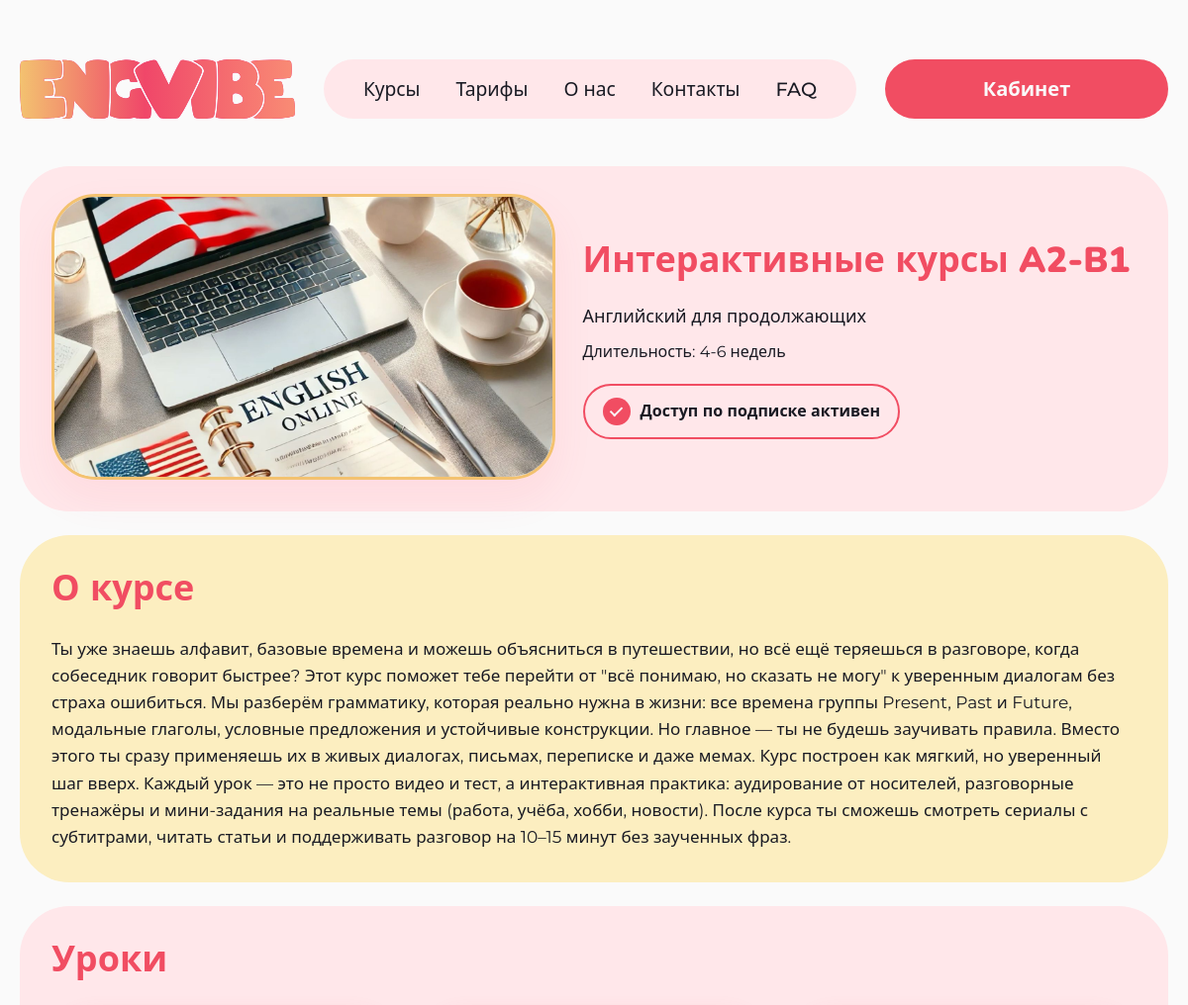
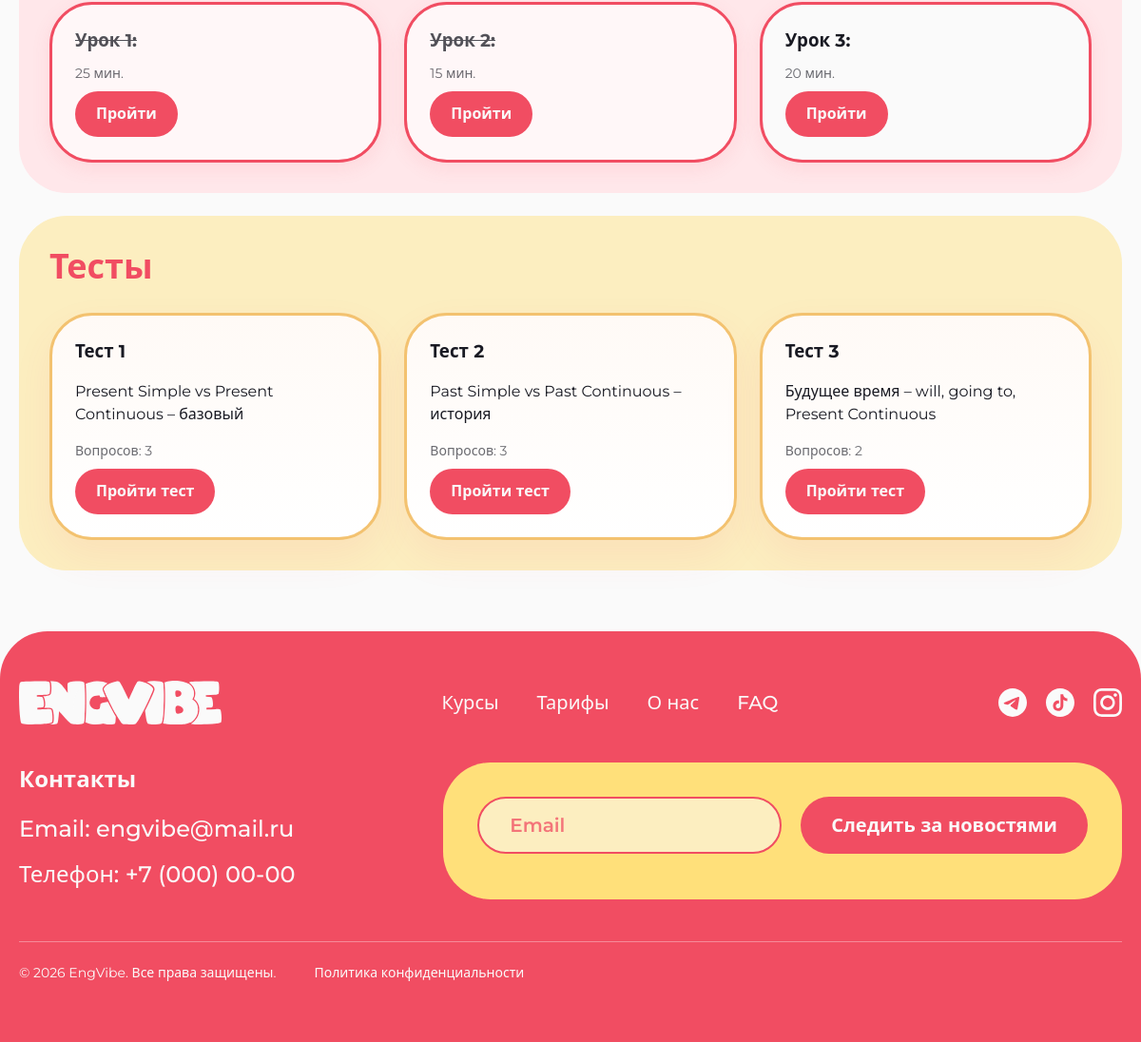
Page /courses/interaktivnye-kursy-A2-B1/ (signed in) on the committed database (2 pictures, top to bottom).
### core/models.py (models this page shows, shortened)
class Course(models.Model):
    class Meta:
        verbose_name = 'Курс'
        verbose_name_plural = 'Курсы'
        ordering = ['order', '-created_at']
    title = models.CharField(max_length=255, verbose_name='Название')
    slug = models.SlugField(unique=True, verbose_name='URL-идентификатор (slug)')
    level = models.CharField(max_length=50, default='A1-A2', verbose_name='Уровень')
    short_description = models.CharField(max_length=300, verbose_name='Краткое описание')
    description = models.TextField(verbose_name='Полное описание')
    duration = models.CharField(max_length=80, verbose_name='Длительность (текст)')
    price = models.PositiveIntegerField(
        default=1500,
        verbose_name='Цена (₽)',
        help_text='Справочная цена разовой покупки курса',
    )
    thumbnail = models.ImageField(
        upload_to='courses/',
        blank=True,
        null=True,
        verbose_name='Превью',
    )
    published = models.BooleanField(default=True, verbose_name='Опубликован')
    is_premium = models.BooleanField(default=False, verbose_name='Премиум-курс')
    teachers = models.ManyToManyField(
        User,
        blank=True,
        related_name='teaching_courses',
        verbose_name='Преподаватели',
    )
    order = models.PositiveIntegerField(default=1, verbose_name='Порядок сортировки')
    created_at = models.DateTimeField(auto_now_add=True, verbose_name='Создан')

class Lesson(models.Model):
    class Meta:
        verbose_name = 'Урок'
        verbose_name_plural = 'Уроки'
        ordering = ['order']
    course = models.ForeignKey(
        Course,
        on_delete=models.CASCADE,
        related_name='lessons',
        verbose_name='Курс',
    )
    title = models.CharField(max_length=255, verbose_name='Название')
    description = models.TextField(blank=True, verbose_name='Краткое описание (для каталога)')
    material = models.TextField(
        blank=True,
        verbose_name='Материал урока',
        help_text='HTML-контент: текст, изображения, таблицы, видео, кнопки (редактор конструктора).',
    )
    duration_minutes = models.PositiveIntegerField(default=10, verbose_name='Длительность, мин.')
    video_url = models.URLField(blank=True, verbose_name='Ссылка на видео')
    exercise_url = models.URLField(blank=True, verbose_name='Ссылка на упражнение')
    order = models.PositiveIntegerField(default=1, verbose_name='Порядок в курсе')

class CourseTest(models.Model):
    class Meta:
        verbose_name = 'Тест курса'
        verbose_name_plural = 'Тесты курсов'
        ordering = ['order']
    course = models.ForeignKey(
        Course,
        on_delete=models.CASCADE,
        related_name='tests',
        verbose_name='Курс',
    )
    title = models.CharField(max_length=255, verbose_name='Название')
    description = models.TextField(blank=True, verbose_name='Описание')
    order = models.PositiveIntegerField(default=1, verbose_name='Порядок')

### core/views.py (the view)
# urls.py: path('courses/<slug:slug>/', views.course_detail, name='course_detail'),
def course_detail(request, slug):
    course = get_object_or_404(Course, slug=slug, published=True)
    user = request.user if request.user.is_authenticated else None
    has_access = user_has_course_access(user, course) if user else False
    access_via_enrollment = False
    if user and has_access and not can_manage_course(user, course):
        access_via_enrollment = not course_covered_by_active_subscription(user, course)
    purchase = course_single_purchase_context(user, course)
    completed_lesson_ids = []
    tests = course.tests.none()
    if user and has_access:
        progress_qs = UserLessonProgress.objects.filter(user=user, lesson__course=course)
        completed_lesson_ids = [item.lesson_id for item in progress_qs if item.is_completed]
        tests = course.tests.prefetch_related('questions')
    return render(
        request,
        'core/course_detail.html',
        {
            'course': course,
            'has_access': has_access,
            'access_via_enrollment': access_via_enrollment,
            'purchase': purchase,
            'completed_lesson_ids': completed_lesson_ids,
            'tests': tests,
        },
    )

### core/access.py (called while the page is built, shortened)
def user_has_course_access(user, course):
    if not user.is_authenticated:
        return False
    if can_manage_course(user, course):
        return True

def course_single_purchase_context(user, course):
    from django.urls import reverse
    from urllib.parse import quote
    if user and user.is_authenticated and (
        user_has_course_access(user, course) or can_manage_course(user, course)
    ):
        return {'show_buy': False, 'buy_url': '', 'buy_label': '', 'buy_hint': ''}

### core/context_processors.py (called while the page is built)
def subscription_badge(request):
    return {}

def subscription_setup(request):
    return {
        'subscription_setup_pending': getattr(request, 'subscription_setup_pending', False),
    }

### core/roles.py (called while the page is built)
def is_admin(user):
    return user.is_authenticated and user.groups.filter(name='admin_group').exists()

def is_teacher(user):
    return user.is_authenticated and user.groups.filter(name='teacher_group').exists()

def can_manage_course(user, course):
    return is_admin(user) or (is_teacher(user) and course.teachers.filter(pk=user.pk).exists())

def is_teacher_or_admin(user):
    return is_teacher(user) or is_admin(user)

### core/templates/core/course_detail.html (shortened to what this page needs)
{% extends 'core/base.html' %}
{% load static %}
{% block content %}
<section class="page-shell course-detail-page">
    <div class="container">
        <div class="course-detail-hero muted-band">
            <div class="course-detail-hero-grid">
                <div class="course-detail-visual surface-card bento-highlight">
                    {% if course.thumbnail %}
                        <img loading="lazy" src="{{ course.thumbnail.url }}" alt="{{ course.title }}">
                    {% else %}
                        <img loading="lazy" src="{% static 'core/img/course-1.jpg' %}" alt="{{ course.title }}">
                    {% endif %}
                </div>
                <div class="course-detail-intro{% if not has_access %} course-detail-intro--locked{% endif %}">
                    <h1 class="course-detail-title">{{ course.title }}</h1>
                    <p class="course-detail-short">{{ course.short_description }}</p>
                    <p class="course-detail-duration meta">Длительность: {{ course.duration }}</p>
                    {% if has_access %}
                        <div class="course-detail-badge course-detail-badge--ok">
                            <span class="course-detail-badge-icon" aria-hidden="true"></span>
                            {% if access_via_enrollment %}
                                <span>Курс приобретён</span>
                            {% else %}
                                <span>Доступ по подписке активен</span>
                            {% endif %}
                        </div>
                    {% endif %}
                </div>
            </div>
        </div>
        <div class="course-detail-body muted-band muted-band--yellow bento-mt-24">
            <h2 class="why-heading course-detail-section-title">О курсе</h2>
            <div class="course-detail-desc course-detail-desc--plain">
                <p>{{ course.description }}</p>
            </div>
        </div>
        {% if has_access %}
        <div class="course-detail-body muted-band bento-mt-24 course-detail-lessons">
            <h2 class="why-heading course-detail-section-title">Уроки</h2>
            <div class="card-grid card-grid--2">
                {% for lesson in course.lessons.all %}
                    <article class="surface-card course-lesson-card {% if lesson.id in completed_lesson_ids %}lesson-done{% endif %}">
                        <h3 class="{% if lesson.id in completed_lesson_ids %}lesson-done__title{% endif %}">{{ lesson.title }}</h3>
                        <p class="meta">{{ lesson.duration_minutes }} мин.</p>
                        <a class="btn btn-primary btn-pill btn-compact" href="{% url 'core:lesson_detail' course.slug lesson.id %}">Пройти</a>
                    </article>
                {% empty %}
                    <article class="surface-card"><p>Уроки скоро появятся.</p></article>
                {% endfor %}
            </div>
        </div>
        <div class="course-detail-body muted-band muted-band--yellow bento-mt-24">
            <h2 class="why-heading course-detail-section-title">Тесты</h2>
            <div class="card-grid card-grid--2">
                {% for test in tests %}
                    <article class="surface-card bento-highlight">
                        <h3>{{ test.title }}</h3>
                        <p>{{ test.description|default:"Проверьте знания по материалам курса." }}</p>
                        <p class="meta">Вопросов: {{ test.questions.count }}</p>
                        <a class="btn btn-primary btn-pill btn-compact" href="{% url 'core:take_test' course.slug test.id %}">Пройти тест</a>
                    </article>
                {% empty %}
                    <article class="surface-card"><p>Тесты скоро появятся.</p></article>
                {% endfor %}
            </div>
        </div>
        {% endif %}
    </div>
</section>
{% endblock %}

### rows in the picture
Course: thumbnail (picture), title "Интерактивные курсы A2-B1", short_description "Английский для продолжающих", duration "4-6 недель", description "Ты уже знаешь алфавит, базовые времена и можешь объясниться в путешествии, но всё ещё теряешься в разговоре, когда собеседник говорит быстрее? Этот курс поможет тебе перейти от \"всё понимаю, но сказать не могу\" к уверенным диалогам без страха ошибиться. Мы разберём грамматику, которая реально нужна в жизни: все времена группы Present, Past и Future, модальные глаголы, условные предложения и устойчивые конструкции. Но главное — ты не будешь заучивать правила. Вместо этого ты сразу применяешь их в живых диалогах, письмах, переписке и даже мемах. Курс построен как мягкий, но уверенный шаг вверх. Каждый урок — это не просто видео и тест, а интерактивная практика: аудирование от носителей,…"
Lesson: title "Урок 1:", duration_minutes "25"
Lesson: title "Урок 2:", duration_minutes "15"
Lesson: title "Урок 3:", duration_minutes "20"
CourseTest: title "Тест 1", description "Present Simple vs Present Continuous – базовый", questions.count "3"
CourseTest: title "Тест 2", description "Past Simple vs Past Continuous – история", questions.count "3"
CourseTest: title "Тест 3", description "Будущее время – will, going to, Present Continuous", questions.count "2"
